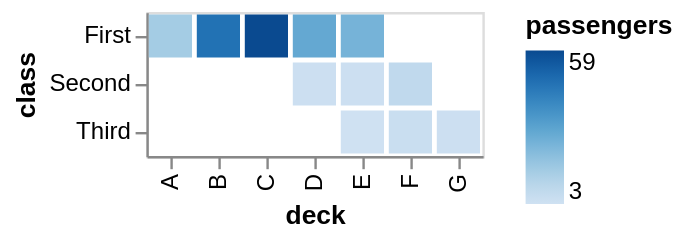

Write notebook code for a chart like this one.
### Code cell
alt.Chart(df).mark_bar().encode(
    x = 'deck',
    y = 'class',
    color = 'passengers'
)

### Figure 1 — Vega-Lite specification as saved in the notebook (floating-point values rounded to 4 significant figures)
{"config": {"view": {"continuousWidth": 300, "continuousHeight": 300}}, "data": {"name": "data-36599cdb8e6862505912a2f8352997ef"}, "mark": {"type": "bar"}, "encoding": {"color": {"field": "passengers", "type": "quantitative"}, "x": {"field": "deck", "type": "nominal"}, "y": {"field": "class", "type": "nominal"}}, "$schema": "https://vega.github.io/schema/vega-lite/v5.20.1.json", "datasets": {"data-36599cdb8e6862505912a2f8352997ef": [{"deck": "A", "class": "First", "passengers": 15}, {"deck": "B", "class": "First", "passengers": 47}, {"deck": "C", "class": "First", "passengers": 59}, {"deck": "D", "class": "First", "passengers": 29}, {"deck": "D", "class": "Second", "passengers": 4}, {"deck": "E", "class": "First", "passengers": 25}, {"deck": "E", "class": "Second", "passengers": 4}, {"deck": "E", "class": "Third", "passengers": 3}, {"deck": "F", "class": "Second", "passengers": 8}, {"deck": "F", "class": "Third", "passengers": 5}, {"deck": "G", "class": "Third", "passengers": 4}]}}
